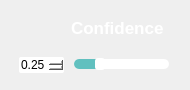
                 <widget class="QFrame" name="Conf_QF">
                  <property name="minimumSize">
                   <size>
                    <width>190</width>
                    <height>90</height>
                   </size>
                  </property>
                  <property name="maximumSize">
                   <size>
                    <width>190</width>
                    <height>90</height>
                   </size>
                  </property>
                  <property name="styleSheet">
                   <string notr="true">QFrame#Conf_QF{
border:2px solid rgb(255, 255, 255);
border-radius:15px;
}</string>
                  </property>
                  <layout class="QVBoxLayout" name="verticalLayout_18">
                   <item>
                    <widget class="QPushButton" name="ToggleBotton_3">
                     <property name="sizePolicy">
                      <sizepolicy hsizetype="Expanding" vsizetype="Fixed">
                       <horstretch>0</horstretch>
                       <verstretch>0</verstretch>
                      </sizepolicy>
                     </property>
                     <property name="minimumSize">
                      <size>
                       <width>0</width>
                       <height>30</height>
                      </size>
                     </property>
                     <property name="maximumSize">
                      <size>
                       <width>16777215</width>
                       <height>30</height>
                      </size>
                     </property>
                     <property name="font">
                      <font>
                       <family>Segoe UI</family>
                       <pointsize>13</pointsize>
                       <italic>false</italic>
                       <bold>true</bold>
                      </font>
                     </property>
                     <property name="cursor">
                      <cursorShape>ArrowCursor</cursorShape>
                     </property>
                     <property name="mouseTracking">
                      <bool>true</bool>
                     </property>
                     <property name="focusPolicy">
                      <enum>Qt::StrongFocus</enum>
                     </property>
                     <property name="contextMenuPolicy">
                      <enum>Qt::DefaultContextMenu</enum>
                     </property>
                     <property name="layoutDirection">
                      <enum>Qt::LeftToRight</enum>
                     </property>
                     <property name="autoFillBackground">
                      <bool>false</bool>
                     </property>
                     <property name="styleSheet">
                      <string notr="true">QPushButton{
background-image: url(:/all/img/conf.png);
background-repeat: no-repeat;
background-position: left center;
border: none;
border-left: 20px solid transparent;

text-align: left;
padding-left: 40px;
padding-bottom: 4px;
color: rgb(255, 255, 255);
font: 600 12pt &quot;Segoe UI&quot;;
}</string>
                     </property>
                     <property name="text">
                      <string>Confidence</string>
                     </property>
                     <property name="autoDefault">
                      <bool>false</bool>
                     </property>
                     <property name="default">
                      <bool>false</bool>
                     </property>
                     <property name="flat">
                      <bool>false</bool>
                     </property>
                    </widget>
                   </item>
                   <item>
                    <widget class="QFrame" name="frame">
                     <property name="sizePolicy">
                      <sizepolicy hsizetype="Preferred" vsizetype="Preferred">
                       <horstretch>0</horstretch>
                       <verstretch>0</verstretch>
                      </sizepolicy>
                     </property>
                     <property name="minimumSize">
                      <size>
                       <width>0</width>
                       <height>20</height>
                      </size>
                     </property>
                     <property name="maximumSize">
                      <size>
                       <width>16777215</width>
                       <height>20</height>
                      </size>
                     </property>
                     <layout class="QHBoxLayout" name="horizontalLayout_11">
                      <property name="spacing">
                       <number>10</number>
                      </property>
                      <property name="leftMargin">
                       <number>8</number>
                      </property>
                      <property name="topMargin">
                       <number>0</number>
                      </property>
                      <property name="rightMargin">
                       <number>10</number>
                      </property>
                      <property name="bottomMargin">
                       <number>0</number>
                      </property>
                      <item>
                       <widget class="QDoubleSpinBox" name="conf_spinbox">
                        <property name="cursor">
                         <cursorShape>PointingHandCursor</cursorShape>
                        </property>
                        <property name="styleSheet">
                         <string notr="true">QDoubleSpinBox {
border: 0px solid lightgray;
border-radius: 2px;
background-color: rgb(255,255,255);
font: 600 10pt &quot;Segoe UI&quot;;
}
        
QDoubleSpinBox::up-button {
width: 10px;
height: 10px;
margin: 0px 3px 0px 0px;
border-image: url(:/all/img/box_up.png);
}
QDoubleSpinBox::up-button:pressed {
margin-top: 1px;
}
            
QDoubleSpinBox::down-button {
width: 10px;
height: 10px;
margin: 0px 3px 0px 0px;
border-image: url(:/all/img/box_down.png);
}
QDoubleSpinBox::down-button:pressed {
margin-bottom: 1px;
}</string>
                        </property>
                        <property name="minimum">
                         <double>0.010000000000000</double>
                        </property>
                        <property name="maximum">
                         <double>1.000000000000000</double>
                        </property>
                        <property name="singleStep">
                         <double>0.050000000000000</double>
                        </property>
                        <property name="value">
                         <double>0.250000000000000</double>
                        </property>
                       </widget>
                      </item>
                      <item>
                       <widget class="QSlider" name="conf_slider">
                        <property name="cursor">
                         <cursorShape>PointingHandCursor</cursorShape>
                        </property>
                        <property name="styleSheet">
                         <string notr="true">QSlider::groove:horizontal {
border: none;
height: 10px;
background-color: rgb(255,255,255);
border-radius: 5px;
}

QSlider::handle:horizontal {
width: 10px;
margin: -1px 0px -1px 0px;
border-radius: 3px;
background-color: white;
}

QSlider::sub-page:horizontal {
background-color: rgb(97, 192, 191);
border-radius: 5px;
}</string>
                        </property>
                        <property name="minimum">
                         <number>1</number>
                        </property>
                        <property name="maximum">
                         <number>100</number>
                        </property>
                        <property name="value">
                         <number>25</number>
                        </property>
                        <property name="orientation">
                         <enum>Qt::Horizontal</enum>
                        </property>
                       </widget>
                      </item>
                     </layout>
                    </widget>
                   </item>
                  </layout>
                 </widget>
